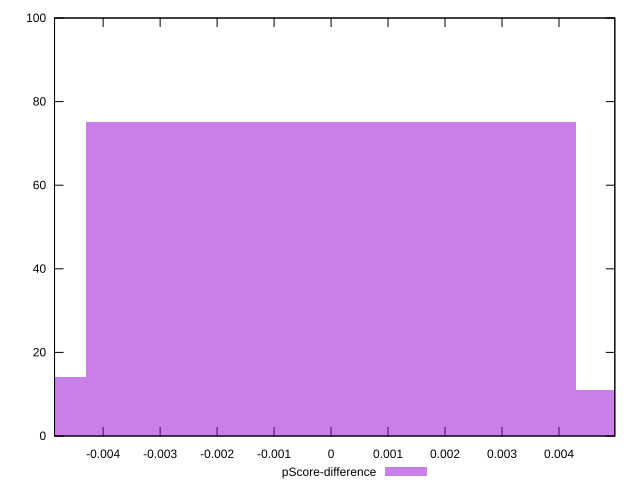

Write gnuplot code to recreate this figure.
reset

$pScoreDifference <<EOF
0 75
0.008612353660147601 11
-0.008612353660147601 14
EOF

set key outside below
set boxwidth 0.008612353660147601
set xrange [-0.0048529373708281615:0.004979547395147693]
set yrange [0:100]
set trange [0:100]
set style fill transparent solid 0.5 noborder
set terminal svg size 640, 490 enhanced background rgb 'white'
set output "report_0_00242021-02-20T12:25:28.543Z/interactive/samples/pages+cached/pScore-difference/histogram.svg"

plot $pScoreDifference title "pScore-difference" with boxes

reset
